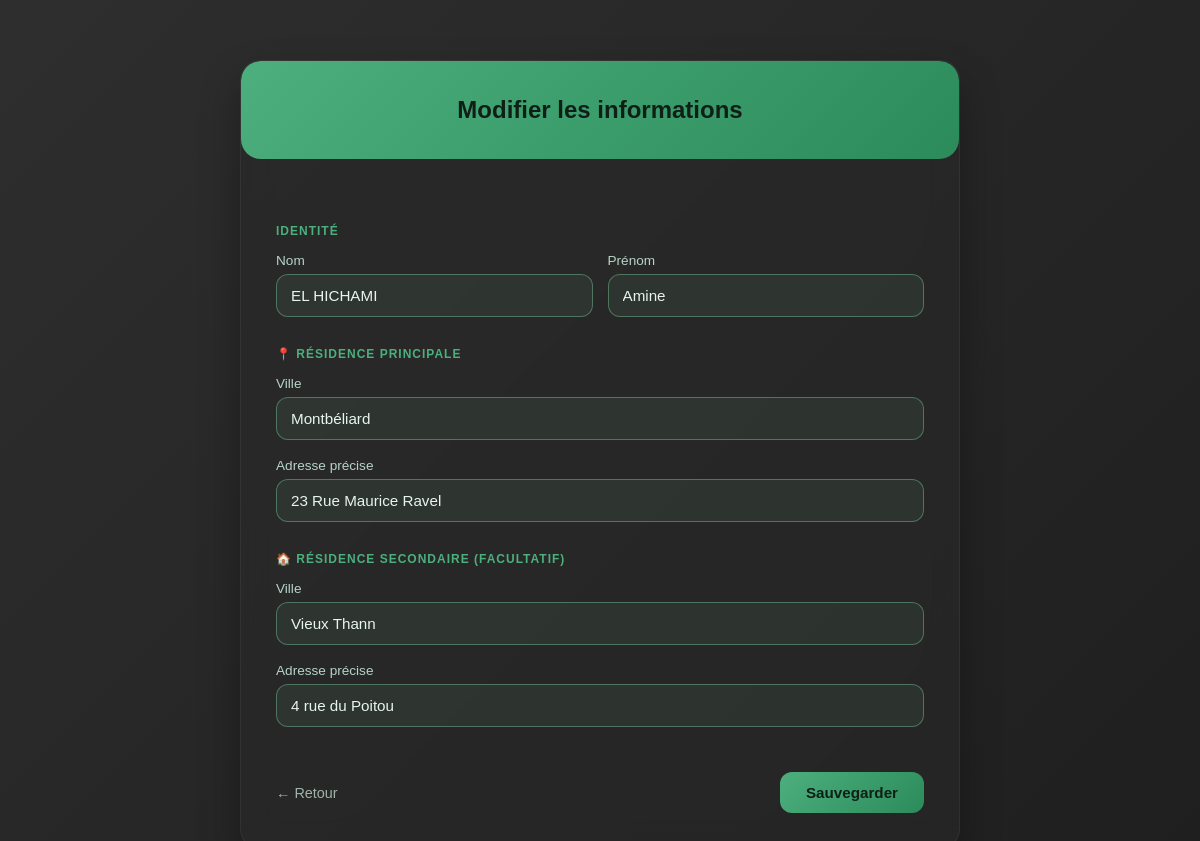
Screenshot of /modifier/10 (signed in) with the database file from the repository.
### tables this page shows
CREATE TABLE etudiants (
        id INTEGER PRIMARY KEY AUTOINCREMENT,
        nom TEXT NOT NULL,
        prenom TEXT NOT NULL
    );

CREATE TABLE residences (
        id INTEGER PRIMARY KEY AUTOINCREMENT,
        etudiant_id INTEGER,
        ville TEXT NOT NULL,
        adresse TEXT,
        type TEXT,
        date_debut TEXT,
        date_fin TEXT,
        lat REAL,
        lon REAL,
        FOREIGN KEY (etudiant_id) REFERENCES etudiants(id)
    );

### app.py (the view, shortened to what this page needs)
@app.route('/modifier/<int:etudiant_id>', methods=['GET', 'POST'])
def modifier(etudiant_id):
    conn = get_db_connection()
    student = conn.execute('SELECT * FROM etudiants WHERE id = ?', (etudiant_id,)).fetchone()
    residences = conn.execute('SELECT * FROM residences WHERE etudiant_id = ?', (etudiant_id,)).fetchall()
    conn.close()
    if not student:
        return redirect(url_for('index'))
    primary = None
    secondary = None
    for residence in residences:
        if residence['type'].lower().strip() == 'principale':
            primary = residence
        else:
            secondary = residence
    return render_template('modifier.html', student=student, primary=primary, secondary=secondary)

### app.py (called while the page is built, shortened)
def get_db_connection():
    conn = sqlite3.connect(DB_NAME)
    conn.row_factory = sqlite3.Row
    return conn

def get_user_by_username(username):
    conn = get_db_connection()
    user = conn.execute('SELECT * FROM users WHERE username = ?', (username,)).fetchone()
    conn.close()
    return user

def get_current_user():
    if session.get('user_id'):
        user = get_user_by_username(session.get('username', ''))
        return user
    return None

@app.context_processor
def inject_current_user():
    return {'current_user': get_current_user()}

@app.before_request
def start_weather_updates():
    global weather_thread_started

### templates/modifier.html (shortened to what this page needs)
<!DOCTYPE html>
<html lang="fr">
<head>
</head>
<body>
<div class="conteneur">
    <div class="carte">
        <div class="entete-carte">
            <h2>Modifier les informations</h2>
        </div>
        <div class="corps-carte">
            <form method="POST" action="/modifier/{{ student['id'] }}">
                <div class="separateur">Identité</div>
                <div class="ligne">
                    <div class="colonne">
                        <label class="etiquette">Nom</label>
                        <input type="text" name="nom" class="champ" value="{{ student['nom'] }}" required>
                    </div>
                    <div class="colonne">
                        <label class="etiquette">Prénom</label>
                        <input type="text" name="prenom" class="champ" value="{{ student['prenom'] }}" required>
                    </div>
                </div>
                <div class="separateur">📍 Résidence Principale</div>
                <div class="marge-bas">
                    <label class="etiquette">Ville</label>
                    <input type="text" name="ville_p" class="champ" value="{{ primary['ville'] if primary else '' }}" placeholder="ex: Montbéliard" required>
                </div>
                <div class="marge-bas">
                    <label class="etiquette">Adresse précise</label>
                    <input type="text" name="adresse_p" class="champ" value="{{ primary['adresse'] if primary else '' }}" placeholder="ex: 4 Place Tharradin">
                </div>
                <div class="separateur">🏠 Résidence Secondaire (Facultatif)</div>
                <div class="marge-bas">
                    <label class="etiquette">Ville</label>
                    <input type="text" name="ville_s" class="champ" value="{{ secondary['ville'] if secondary else '' }}">
                </div>
                <div class="marge-bas">
                    <label class="etiquette">Adresse précise</label>
                    <input type="text" name="adresse_s" class="champ" value="{{ secondary['adresse'] if secondary else '' }}">
                </div>
                <div class="marge-haut actions">
                    <a href="/" class="lien">← Retour</a>
                    <button type="submit" class="bouton">Sauvegarder</button>
                </div>
            </form>
        </div>
    </div>
</div>
</body>
</html>

### templates/modifier.html (style rules this page uses)
:root { --bg-gradient: linear-gradient(135deg, #2e2e2e, #1f1f1f); --card-bg: rgba(40, 40, 40, 0.6); --text-main: #e8f5ee; --text-label: #b7d4c7; --text-placeholder: #9fb5aa; --input-bg: rgba(126, 214, 165, 0.08); --border-color: rgba(255,255,255,0.05); --accent: #4caf7d; --accent-dark: #2c8b5b; }
body { margin: 0; font-family: 'Quicksand', sans-serif; background: var(--bg-gradient); color: var(--text-main); min-height: 100vh; }
.conteneur { max-width: 720px; margin: 60px auto; padding: 0 20px; }
.carte { background: var(--card-bg); backdrop-filter: blur(14px); border-radius: 20px; box-shadow: 0 20px 40px rgba(0, 0, 0, 0.3); overflow: hidden; border: 1px solid var(--border-color); }
.entete-carte { background: linear-gradient(135deg, var(--accent), var(--accent-dark)); color: #0f1f17; text-align: center; padding: 35px 20px; border-radius: 20px; }
.entete-carte h2 { margin: 0; font-weight: 700; }
.corps-carte { padding: 35px; }
.separateur { font-size: 0.75rem; font-weight: 600; color: var(--accent); text-transform: uppercase; letter-spacing: 1px; margin: 30px 0 15px 0; }
.ligne { display: flex; gap: 15px; flex-wrap: wrap; }
.colonne { flex: 1 1 0; min-width: 0; }
.etiquette { display: block; margin-bottom: 6px; font-size: 0.85rem; color: var(--text-label); }
.champ { width: 100%; padding: 12px 14px; border-radius: 12px; border: 1px solid rgba(126, 214, 165, 0.4); font-size: 0.95rem; background: var(--input-bg); color: var(--text-main); transition: all 0.2s ease; box-sizing: border-box; }
.champ::placeholder { color: var(--text-placeholder); }
.marge-bas { margin-bottom: 18px; }
.marge-haut { margin-top: 45px; }
.actions { display: flex; justify-content: space-between; align-items: center; }
.bouton { background: linear-gradient(135deg, var(--accent), var(--accent-dark)); color: #0f1f17; border: none; padding: 12px 26px; border-radius: 12px; cursor: pointer; font-size: 0.95rem; font-weight: 600; transition: all 0.2s ease; }
.lien { color: var(--text-placeholder); text-decoration: none; font-size: 0.9rem; }

### rows the page displays
etudiants: nom "EL HICHAMI", prenom "Amine"
residences: ville_p "Montbéliard", adresse_p "23 Rue Maurice Ravel"
residences: ville_s "Vieux Thann", adresse_s "4 rue du Poitou"
